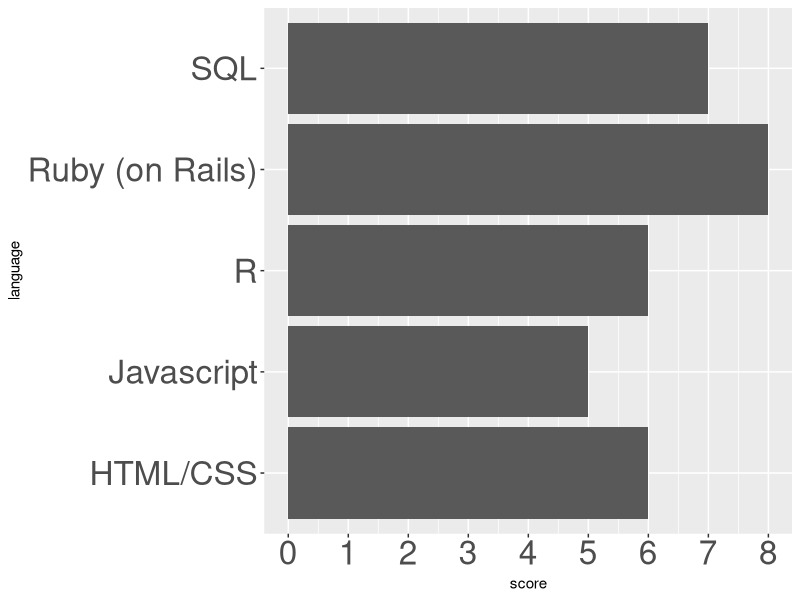

This chart was generated by the following R code:
## ---- chunk 1
library(ggplot2)
## ---- chunk 2
df = data.frame(c("Ruby (on Rails)", "SQL", "HTML/CSS", "R", "Javascript"), c(8, 7, 6, 6, 5))
colnames(df) = c("language", "score")
d = ggplot(data=df, aes(x=language, y = score))
d = d + geom_bar(position="dodge",stat="identity") + coord_flip() 
d = d + scale_y_continuous(breaks = seq(0, 12, 1)) 
d = d + theme(axis.text.x = element_text(size=24, family="Helvetica"),axis.text.y = element_text(size=24))
d
